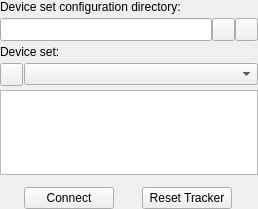
<?xml version="1.0" encoding="UTF-8"?>
<ui version="4.0">
 <class>DeviceSetSelectorWidget</class>
 <widget class="QWidget" name="DeviceSetSelectorWidget">
  <property name="geometry">
   <rect>
    <x>0</x>
    <y>0</y>
    <width>258</width>
    <height>209</height>
   </rect>
  </property>
  <property name="windowTitle">
   <string>DeviceSetSelector</string>
  </property>
  <layout class="QGridLayout" name="gridLayout">
   <property name="margin">
    <number>0</number>
   </property>
   <property name="spacing">
    <number>4</number>
   </property>
   <item row="0" column="0">
    <widget class="QLabel" name="label_ConfigurationDirectory">
     <property name="text">
      <string>Device set configuration directory:</string>
     </property>
    </widget>
   </item>
   <item row="1" column="0">
    <layout class="QHBoxLayout" name="horizontalLayout">
     <property name="spacing">
      <number>0</number>
     </property>
     <item>
      <widget class="QLineEdit" name="lineEdit_ConfigurationDirectory">
       <property name="sizePolicy">
        <sizepolicy hsizetype="Expanding" vsizetype="Preferred">
         <horstretch>0</horstretch>
         <verstretch>0</verstretch>
        </sizepolicy>
       </property>
       <property name="readOnly">
        <bool>true</bool>
       </property>
      </widget>
     </item>
     <item>
      <widget class="QPushButton" name="pushButton_OpenConfigurationDirectory">
       <property name="sizePolicy">
        <sizepolicy hsizetype="Fixed" vsizetype="Fixed">
         <horstretch>0</horstretch>
         <verstretch>0</verstretch>
        </sizepolicy>
       </property>
       <property name="minimumSize">
        <size>
         <width>23</width>
         <height>23</height>
        </size>
       </property>
       <property name="maximumSize">
        <size>
         <width>23</width>
         <height>23</height>
        </size>
       </property>
       <property name="focusPolicy">
        <enum>Qt::NoFocus</enum>
       </property>
       <property name="toolTip">
        <string>Select other device set configuration directory</string>
       </property>
       <property name="text">
        <string/>
       </property>
       <property name="icon">
        <iconset resource="CommonWidgets.qrc">
         <normaloff>:/icons/Resources/icon_OpenFile.png</normaloff>:/icons/Resources/icon_OpenFile.png</iconset>
       </property>
       <property name="iconSize">
        <size>
         <width>16</width>
         <height>16</height>
        </size>
       </property>
      </widget>
     </item>
     <item>
      <widget class="QPushButton" name="pushButton_RefreshFolder">
       <property name="sizePolicy">
        <sizepolicy hsizetype="Fixed" vsizetype="Fixed">
         <horstretch>0</horstretch>
         <verstretch>0</verstretch>
        </sizepolicy>
       </property>
       <property name="minimumSize">
        <size>
         <width>23</width>
         <height>23</height>
        </size>
       </property>
       <property name="maximumSize">
        <size>
         <width>23</width>
         <height>23</height>
        </size>
       </property>
       <property name="focusPolicy">
        <enum>Qt::NoFocus</enum>
       </property>
       <property name="toolTip">
        <string>Refresh device set list from currently selected configuration directory</string>
       </property>
       <property name="text">
        <string/>
       </property>
       <property name="icon">
        <iconset resource="CommonWidgets.qrc">
         <normaloff>:/icons/Resources/icon_Refresh.png</normaloff>:/icons/Resources/icon_Refresh.png</iconset>
       </property>
      </widget>
     </item>
    </layout>
   </item>
   <item row="2" column="0">
    <widget class="QLabel" name="label_DeviceSet">
     <property name="text">
      <string>Device set:</string>
     </property>
    </widget>
   </item>
   <item row="6" column="0">
    <spacer name="verticalSpacer_2">
     <property name="orientation">
      <enum>Qt::Vertical</enum>
     </property>
     <property name="sizeType">
      <enum>QSizePolicy::Fixed</enum>
     </property>
     <property name="sizeHint" stdset="0">
      <size>
       <width>258</width>
       <height>8</height>
      </size>
     </property>
    </spacer>
   </item>
   <item row="7" column="0">
    <layout class="QHBoxLayout" name="horizontalLayout_2">
     <item>
      <widget class="QPushButton" name="pushButton_Connect">
       <property name="minimumSize">
        <size>
         <width>90</width>
         <height>0</height>
        </size>
       </property>
       <property name="maximumSize">
        <size>
         <width>90</width>
         <height>16777215</height>
        </size>
       </property>
       <property name="text">
        <string>Connect</string>
       </property>
       <property name="icon">
        <iconset resource="CommonWidgets.qrc">
         <normaloff>:/icons/Resources/icon_Connect.png</normaloff>:/icons/Resources/icon_Connect.png</iconset>
       </property>
      </widget>
     </item>
     <item>
      <widget class="QPushButton" name="pushButton_ResetTracker">
       <property name="minimumSize">
        <size>
         <width>90</width>
         <height>0</height>
        </size>
       </property>
       <property name="maximumSize">
        <size>
         <width>90</width>
         <height>16777215</height>
        </size>
       </property>
       <property name="text">
        <string>Reset Tracker</string>
       </property>
      </widget>
     </item>
    </layout>
   </item>
   <item row="5" column="0">
    <widget class="QTextEdit" name="textEdit_Description">
     <property name="sizePolicy">
      <sizepolicy hsizetype="Expanding" vsizetype="MinimumExpanding">
       <horstretch>0</horstretch>
       <verstretch>0</verstretch>
      </sizepolicy>
     </property>
     <property name="minimumSize">
      <size>
       <width>0</width>
       <height>64</height>
      </size>
     </property>
     <property name="maximumSize">
      <size>
       <width>16777215</width>
       <height>16777215</height>
      </size>
     </property>
     <property name="frameShadow">
      <enum>QFrame::Plain</enum>
     </property>
     <property name="readOnly">
      <bool>true</bool>
     </property>
    </widget>
   </item>
   <item row="3" column="0">
    <layout class="QHBoxLayout" name="horizontalLayout_3">
     <property name="spacing">
      <number>1</number>
     </property>
     <item>
      <widget class="QPushButton" name="pushButton_EditConfiguration">
       <property name="sizePolicy">
        <sizepolicy hsizetype="Fixed" vsizetype="Fixed">
         <horstretch>0</horstretch>
         <verstretch>0</verstretch>
        </sizepolicy>
       </property>
       <property name="minimumSize">
        <size>
         <width>23</width>
         <height>23</height>
        </size>
       </property>
       <property name="maximumSize">
        <size>
         <width>23</width>
         <height>23</height>
        </size>
       </property>
       <property name="focusPolicy">
        <enum>Qt::NoFocus</enum>
       </property>
       <property name="toolTip">
        <string>Edit configuration file</string>
       </property>
       <property name="text">
        <string/>
       </property>
       <property name="icon">
        <iconset resource="CommonWidgets.qrc">
         <normaloff>:/icons/Resources/icon_Edit.png</normaloff>:/icons/Resources/icon_Edit.png</iconset>
       </property>
      </widget>
     </item>
     <item>
      <widget class="QComboBox" name="comboBox_DeviceSet">
       <property name="sizePolicy">
        <sizepolicy hsizetype="Expanding" vsizetype="Fixed">
         <horstretch>0</horstretch>
         <verstretch>0</verstretch>
        </sizepolicy>
       </property>
       <property name="minimumSize">
        <size>
         <width>0</width>
         <height>21</height>
        </size>
       </property>
       <property name="maxVisibleItems">
        <number>35</number>
       </property>
      </widget>
     </item>
    </layout>
   </item>
  </layout>
 </widget>
 <resources>
  <include location="CommonWidgets.qrc"/>
 </resources>
 <connections/>
</ui>
